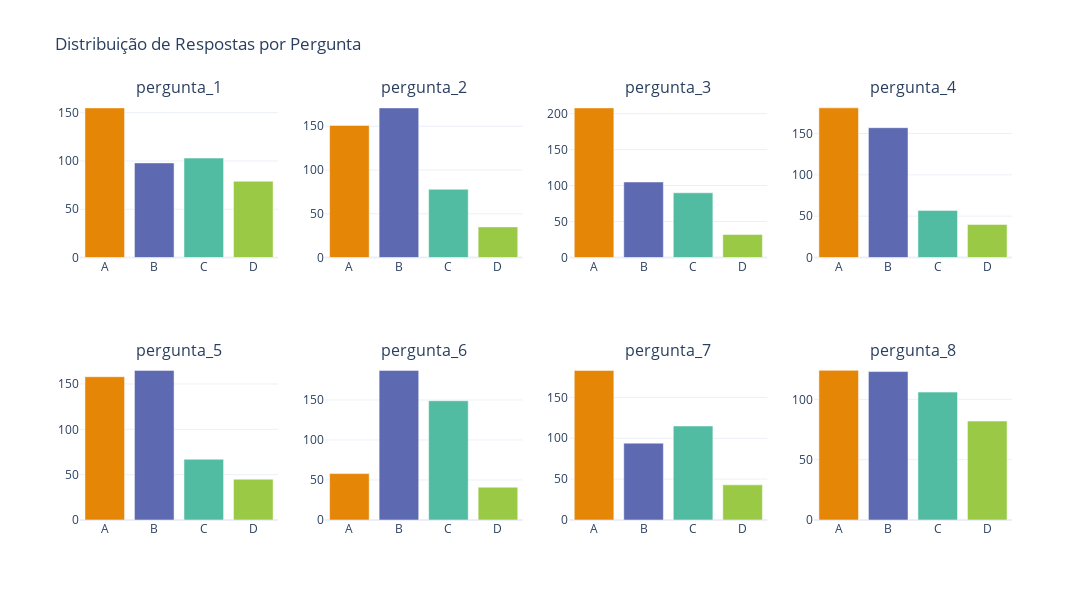

The cell this chart's notebook holds for it:
### Markdown cell above
Antes de realizar a limpeza dos valores nan vamos olhar como os dados estao distribuidos

### Code cell
# Criando um df sem os valores nan
df_limpo = df_gf.dropna()
# Lista das perguntas
perguntas = ['pergunta_1', 'pergunta_2', 'pergunta_3', 'pergunta_4', 
             'pergunta_5', 'pergunta_6', 'pergunta_7', 'pergunta_8']
# Criando grafico
cores = px.colors.qualitative.Vivid
fig = sp.make_subplots(rows=2, cols=4, subplot_titles=perguntas)
for i, pergunta in enumerate(perguntas):
    contagem = df_limpo[pergunta].value_counts().sort_index()
    
    fig.add_trace(
        go.Bar(
            x=contagem.index, 
            y=contagem.values,
            marker_color=cores[:len(contagem)], 
            name=pergunta
        ),
        row=(i//4)+1, col=(i%4)+1
    )
fig.update_layout(
    height=600, width=1200,
    title_text="Distribuição de Respostas por Pergunta",
    showlegend=False,
    template="plotly_white"
)
fig.show()

### Figure 1 — Plotly figure (JSON) as saved in the notebook; plotly's stock layout.template omitted (floating-point values rounded to 4 significant figures)
{"data": [{"marker": {"color": ["rgb(229, 134, 6)", "rgb(93, 105, 177)", "rgb(82, 188, 163)", "rgb(153, 201, 69)"]}, "name": "pergunta_1", "type": "bar", "x": ["A", "B", "C", "D"], "xaxis": "x", "y": [155, 98, 103, 79], "yaxis": "y"}, {"marker": {"color": ["rgb(229, 134, 6)", "rgb(93, 105, 177)", "rgb(82, 188, 163)", "rgb(153, 201, 69)"]}, "name": "pergunta_2", "type": "bar", "x": ["A", "B", "C", "D"], "xaxis": "x2", "y": [151, 171, 78, 35], "yaxis": "y2"}, {"marker": {"color": ["rgb(229, 134, 6)", "rgb(93, 105, 177)", "rgb(82, 188, 163)", "rgb(153, 201, 69)"]}, "name": "pergunta_3", "type": "bar", "x": ["A", "B", "C", "D"], "xaxis": "x3", "y": [208, 105, 90, 32], "yaxis": "y3"}, {"marker": {"color": ["rgb(229, 134, 6)", "rgb(93, 105, 177)", "rgb(82, 188, 163)", "rgb(153, 201, 69)"]}, "name": "pergunta_4", "type": "bar", "x": ["A", "B", "C", "D"], "xaxis": "x4", "y": [181, 157, 57, 40], "yaxis": "y4"}, {"marker": {"color": ["rgb(229, 134, 6)", "rgb(93, 105, 177)", "rgb(82, 188, 163)", "rgb(153, 201, 69)"]}, "name": "pergunta_5", "type": "bar", "x": ["A", "B", "C", "D"], "xaxis": "x5", "y": [158, 165, 67, 45], "yaxis": "y5"}, {"marker": {"color": ["rgb(229, 134, 6)", "rgb(93, 105, 177)", "rgb(82, 188, 163)", "rgb(153, 201, 69)"]}, "name": "pergunta_6", "type": "bar", "x": ["A", "B", "C", "D"], "xaxis": "x6", "y": [58, 187, 149, 41], "yaxis": "y6"}, {"marker": {"color": ["rgb(229, 134, 6)", "rgb(93, 105, 177)", "rgb(82, 188, 163)", "rgb(153, 201, 69)"]}, "name": "pergunta_7", "type": "bar", "x": ["A", "B", "C", "D"], "xaxis": "x7", "y": [183, 94, 115, 43], "yaxis": "y7"}, {"marker": {"color": ["rgb(229, 134, 6)", "rgb(93, 105, 177)", "rgb(82, 188, 163)", "rgb(153, 201, 69)"]}, "name": "pergunta_8", "type": "bar", "x": ["A", "B", "C", "D"], "xaxis": "x8", "y": [124, 123, 106, 82], "yaxis": "y8"}], "layout": {"annotations": [{"font": {"size": 16}, "showarrow": false, "text": "pergunta_1", "x": 0.1062, "xanchor": "center", "xref": "paper", "y": 1, "yanchor": "bottom", "yref": "paper"}, {"font": {"size": 16}, "showarrow": false, "text": "pergunta_2", "x": 0.3688, "xanchor": "center", "xref": "paper", "y": 1, "yanchor": "bottom", "yref": "paper"}, {"font": {"size": 16}, "showarrow": false, "text": "pergunta_3", "x": 0.6313, "xanchor": "center", "xref": "paper", "y": 1, "yanchor": "bottom", "yref": "paper"}, {"font": {"size": 16}, "showarrow": false, "text": "pergunta_4", "x": 0.8938, "xanchor": "center", "xref": "paper", "y": 1, "yanchor": "bottom", "yref": "paper"}, {"font": {"size": 16}, "showarrow": false, "text": "pergunta_5", "x": 0.1062, "xanchor": "center", "xref": "paper", "y": 0.375, "yanchor": "bottom", "yref": "paper"}, {"font": {"size": 16}, "showarrow": false, "text": "pergunta_6", "x": 0.3688, "xanchor": "center", "xref": "paper", "y": 0.375, "yanchor": "bottom", "yref": "paper"}, {"font": {"size": 16}, "showarrow": false, "text": "pergunta_7", "x": 0.6313, "xanchor": "center", "xref": "paper", "y": 0.375, "yanchor": "bottom", "yref": "paper"}, {"font": {"size": 16}, "showarrow": false, "text": "pergunta_8", "x": 0.8938, "xanchor": "center", "xref": "paper", "y": 0.375, "yanchor": "bottom", "yref": "paper"}], "height": 600, "showlegend": false, "title": {"text": "Distribuição de Respostas por Pergunta"}, "width": 1200, "xaxis": {"anchor": "y", "domain": [0, 0.2125]}, "xaxis2": {"anchor": "y2", "domain": [0.2625, 0.475]}, "xaxis3": {"anchor": "y3", "domain": [0.525, 0.7375]}, "xaxis4": {"anchor": "y4", "domain": [0.7875, 1]}, "xaxis5": {"anchor": "y5", "domain": [0, 0.2125]}, "xaxis6": {"anchor": "y6", "domain": [0.2625, 0.475]}, "xaxis7": {"anchor": "y7", "domain": [0.525, 0.7375]}, "xaxis8": {"anchor": "y8", "domain": [0.7875, 1]}, "yaxis": {"anchor": "x", "domain": [0.625, 1]}, "yaxis2": {"anchor": "x2", "domain": [0.625, 1]}, "yaxis3": {"anchor": "x3", "domain": [0.625, 1]}, "yaxis4": {"anchor": "x4", "domain": [0.625, 1]}, "yaxis5": {"anchor": "x5", "domain": [0, 0.375]}, "yaxis6": {"anchor": "x6", "domain": [0, 0.375]}, "yaxis7": {"anchor": "x7", "domain": [0, 0.375]}, "yaxis8": {"anchor": "x8", "domain": [0, 0.375]}}}
